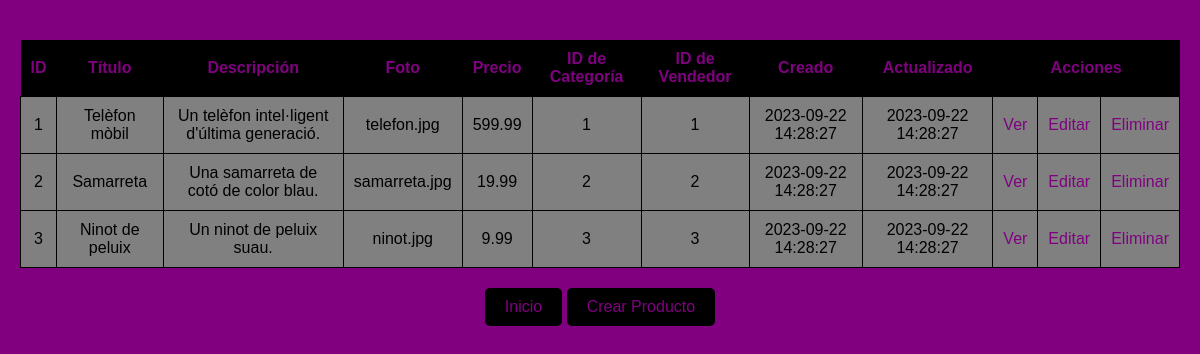
The app's page /products/list, older data.
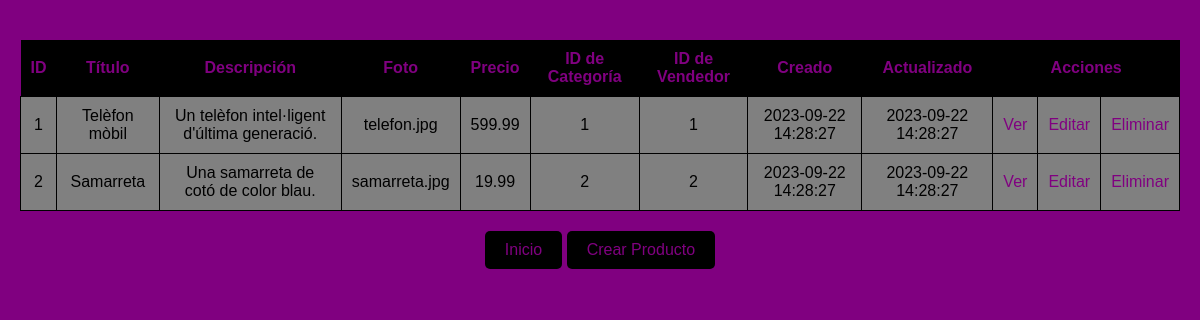
The same page, newer data.
### tables this page shows
CREATE TABLE products (
	id INTEGER PRIMARY KEY AUTOINCREMENT,
	title TEXT,
	description TEXT,
	photo TEXT,
	price DECIMAL(10, 2),
	category_id INTEGER,
	seller_id INTEGER,
	created DATETIME,
	updated DATETIME,
	FOREIGN KEY (category_id) REFERENCES categories(id),
	FOREIGN KEY (seller_id) REFERENCES users(id)
);

### app.py (the view)
@app.route('/products/list')
def products_list():
    try:
        products = query_db("SELECT * FROM products")
        return render_template('products/list.html', results=products)
    except Exception as e:
        flash(f'Error al cargar el listado de productos: {str(e)}')
        return redirect(url_for('hello_world'))

### app.py (called while the page is built)
def get_db():
    db = getattr(g, '_database', None)
    if db is None:
        db = g._database = sqlite3.connect(DATABASE)
        db.row_factory = sqlite3.Row
    return db

@app.teardown_appcontext
def close_connection(exception):
    db = getattr(g, '_database', None)
    if db is not None:
        db.close()

def query_db(query, args=(), one=False):
    cur = get_db().execute(query, args)
    rv = cur.fetchall()
    cur.close()
    return (rv[0] if rv else None) if one else rv

### templates/products/list.html (shortened to what this page needs)
<!DOCTYPE html>
<html lang="en">
<head>
    <link rel="stylesheet" href="{{url_for('static', filename='css/list.css')}}">
</head>
<body>
    <table class="table">
        <thead>
            <tr>
                <th>ID</th>
                <th>Título</th>
                <th>Descripción</th>
                <th>Foto</th>
                <th>Precio</th>
                <th>ID de Categoría</th>
                <th>ID de Vendedor</th>
                <th>Creado</th>
                <th>Actualizado</th>
                <th colspan="3">Acciones</th>
            </tr>
        </thead>
        <tbody>
            {% for result in results %}
            <tr>
                <td>{{ result['id'] }}</td>
                <td>{{ result['title'] }}</td>
                <td>{{ result['description'] }}</td>
                <td>{{ result['photo'] }}</td>
                <td>{{ result['price'] }}</td>
                <td>{{ result['category_id'] }}</td>
                <td>{{ result['seller_id'] }}</td>
                <td>{{ result['created'] }}</td>
                <td>{{ result['updated'] }}</td>
                <td><a href="{{ url_for('products_read', id=result['id']) }}" title="Ver">Ver</a></td>
                <td><a href="{{ url_for('products_update', id=result['id']) }}" title="Editar">Editar</a></td>
                <td><a href="{{ url_for('products_delete', id=result['id']) }}" title="Eliminar">Eliminar</a></td>
            </tr>
            {% endfor %}
        </tbody>
    </table>
    <a class="link" href="/">Inicio</a>
    <a class="link" href="{{url_for('products_create')}}">Crear Producto</a>
</body>
</html>

### static/css/list.css (style rules this page uses)
* { margin: 0; padding: 0; box-sizing: border-box; }
body { font-family: Arial, sans-serif; background-color: purple; text-align: center; padding: 20px; }
table.table { width: 100%; border-collapse: collapse; margin-top: 20px; }
table.table th { background-color: black; color: purple; padding: 10px; }
table.table td { background-color: white; background-color: gray; padding: 10px; border: 1px solid black; }
table.table tr:nth-child(odd) { background-color: gray; }
table.table a { color: purple; text-decoration: none; }
a.link { display: inline-block; text-decoration: none; margin-top: 20px; padding: 10px 20px; background-color: black; color: purple; border-radius: 5px; }

Row changes from the older to the newer data that the page shows:
removed products: id "3", title "Ninot de peluix", description "Un ninot de peluix suau.", photo "ninot.jpg", price "9.99", category_id "3", seller_id "3", created "2023-09-22 14:28:27", updated "2023-09-22 14:28:27"
